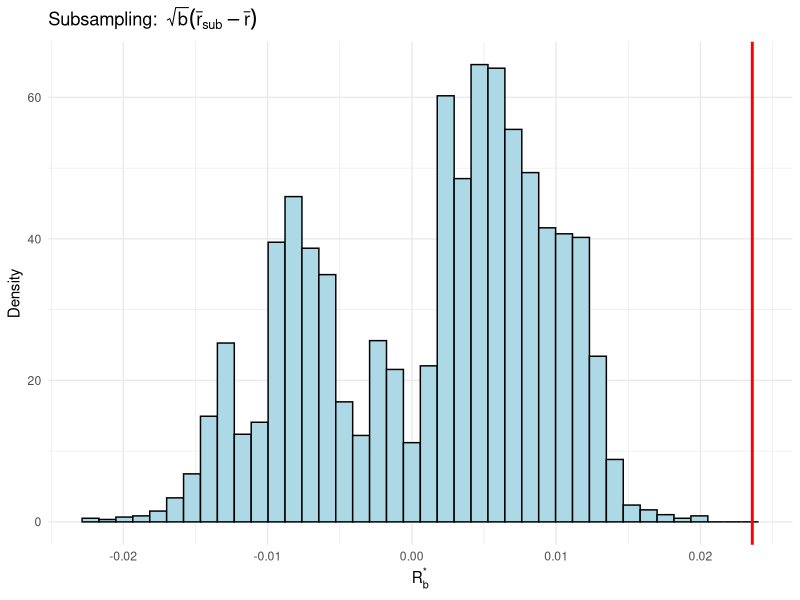
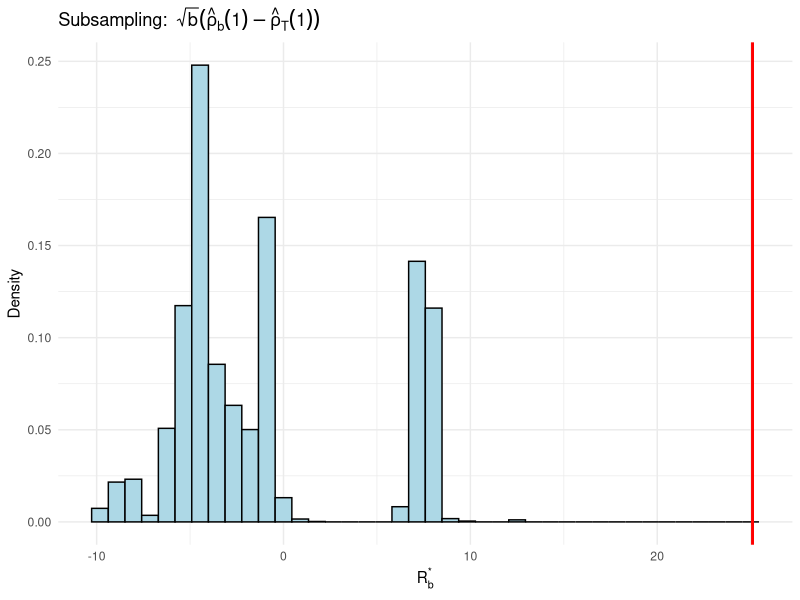
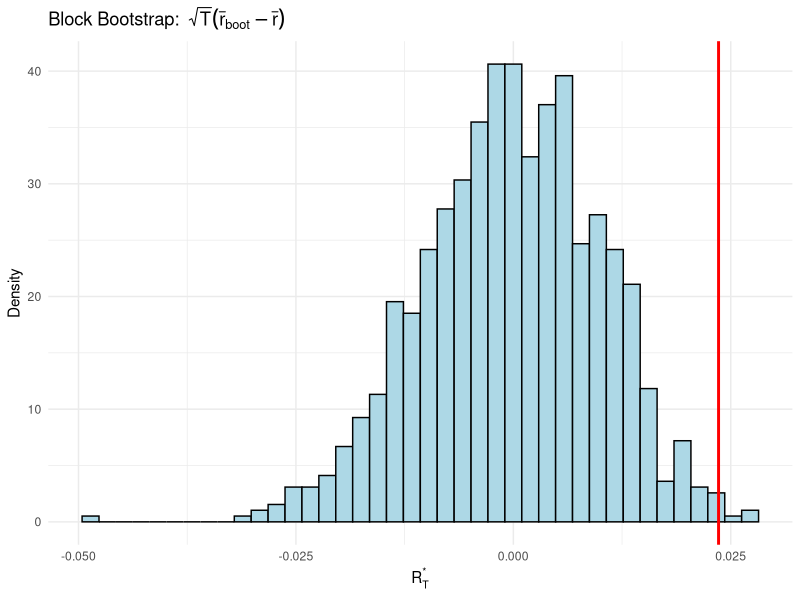

Generate these figures, in order, with R:
## =====================================================
## 1. Preliminaries and setup
## =====================================================

rm(list = ls())              # Clear workspace
set.seed(123456)             # Reproducibility

# Optional: set working directory to current script location (RStudio)
if (requireNamespace("rstudioapi", quietly = TRUE) && rstudioapi::isAvailable()) {
  setwd(dirname(rstudioapi::getActiveDocumentContext()$path))
}

## =====================================================
## 2. Load packages
## =====================================================

# install.packages("zoo")
# install.packages("tseries")
# install.packages("quantmod")
# install.packages("ggplot2")

library(zoo)
library(tseries)
library(quantmod)
library(ggplot2)

## =====================================================
## 3. Data: S&P 500 returns
## =====================================================

# Read the supplied S&P 500 closing-price sample
input <- read.csv("GSPC_close_2000_2024.csv")
prices <- xts(input$close, order.by = as.Date(input$date))
returns <- na.omit(prices / lag(prices) - 1)

r <- as.numeric(returns)
T <- length(r)

## =====================================================
## 4. Parameters for subsampling and bootstrap
## =====================================================

b_sub   <- 252 * 5   # subsample/block length for subsampling (5 years of daily data)
b_boot  <- 252       # block length for block bootstrap (1 year)
S       <- 1000      # number of bootstrap replications

## =====================================================
## 5. Subsampling for mean return
## =====================================================

n_sub  <- T - b_sub + 1L
rbar   <- mean(r)
R_mean <- numeric(n_sub)

for (j in seq_len(n_sub)) {
  r_sub     <- r[j:(j + b_sub - 1)]
  rbar_sub  <- mean(r_sub)
  R_mean[j] <- sqrt(b_sub) * (rbar_sub - rbar)
}

# ggplot2: subsampling distribution for mean
df_mean <- data.frame(R_mean = R_mean)

p_sub_mean <- ggplot(df_mean, aes(x = R_mean)) +
  geom_histogram(aes(y = after_stat(density)),
                 bins  = 40,
                 fill  = "lightblue",
                 color = "black") +
  geom_vline(xintercept = sqrt(T) * rbar,
             color = "red", linewidth = 1) +
  labs(
    title = expression("Subsampling: " ~ sqrt(b) * (bar(r)[sub] - bar(r))),
    x     = expression(R[b]^"*"),
    y     = "Density"
  ) +
  theme_minimal()

print(p_sub_mean)

# Optional: save figure
# ggsave("subsampling-mean.png", plot = p_sub_mean,
#        width = 6, height = 4, dpi = 300)

## =====================================================
## 6. Subsampling for lag-1 autocorrelation of squared returns
## =====================================================

rho_hat <- acf(r^2, lag.max = 1, plot = FALSE)$acf[2]
R_acf   <- numeric(n_sub)

for (j in seq_len(n_sub)) {
  r_sub   <- r[j:(j + b_sub - 1)]
  rho_sub <- acf(r_sub^2, lag.max = 1, plot = FALSE)$acf[2]
  R_acf[j] <- sqrt(b_sub) * (rho_sub - rho_hat)
}

# ggplot2: subsampling distribution for rho(1)
df_acf <- data.frame(R_acf = R_acf)

p_sub_acf <- ggplot(df_acf, aes(x = R_acf)) +
  geom_histogram(aes(y = after_stat(density)),
                 bins  = 40,
                 fill  = "lightblue",
                 color = "black") +
  geom_vline(xintercept = sqrt(T) * rho_hat,
             color = "red", linewidth = 1) +
  labs(
    title = expression("Subsampling: " ~ sqrt(b) * (hat(rho)[b](1) - hat(rho)[T](1))),
    x     = expression(R[b]^"*"),
    y     = "Density"
  ) +
  theme_minimal()

print(p_sub_acf)

# Optional: save figure
# ggsave("subsampling-acf.png", plot = p_sub_acf,
#        width = 6, height = 4, dpi = 300)

## =====================================================
## 7. Block bootstrap for mean return
## =====================================================

block_bootstrap_mean <- function(r, b, S) {
  T <- length(r)
  m <- ceiling(T / b)               # enough blocks for a length-T sample
  blocks <- embed(r, b)[, b:1]      # overlapping blocks
  B <- nrow(blocks)                 # number of available blocks

  boot_stats <- numeric(S)
  for (s in 1:S) {
    indices     <- sample(1:B, m, replace = TRUE)
    boot_sample <- as.vector(t(blocks[indices, ]))
    boot_sample <- boot_sample[seq_len(T)]
    boot_rbar   <- mean(boot_sample)
    boot_stats[s] <- sqrt(T) * (boot_rbar - mean(r))
  }
  return(boot_stats)
}

R_boot_mean <- block_bootstrap_mean(r, b = b_boot, S = S)

## =====================================================
## 8. ggplot2: block bootstrap distribution for mean
## =====================================================

df_boot_mean <- data.frame(R_boot_mean = R_boot_mean)

p_boot_mean <- ggplot(df_boot_mean, aes(x = R_boot_mean)) +
  geom_histogram(aes(y = after_stat(density)),
                 bins  = 40,
                 fill  = "lightblue",
                 color = "black") +
  geom_vline(xintercept = sqrt(T) * rbar,
             color = "red", linewidth = 1) +
  labs(
    title = expression("Block Bootstrap: " ~ sqrt(T) * (bar(r)[boot] - bar(r))),
    x     = expression(R[T]^"*"),
    y     = "Density"
  ) +
  theme_minimal()

print(p_boot_mean)

# Optional: save figure
 ggsave("block-bootstrap-mean.png", plot = p_boot_mean,
       width = 6, height = 4, dpi = 300)

 print(c(n = T, mean = rbar, squared_return_acf1 = rho_hat))
print(rbind(sub_mean = quantile(R_mean, c(.025, .975)),
            sub_acf = quantile(R_acf, c(.025, .975)),
            boot_mean = quantile(R_boot_mean, c(.025, .975))))
